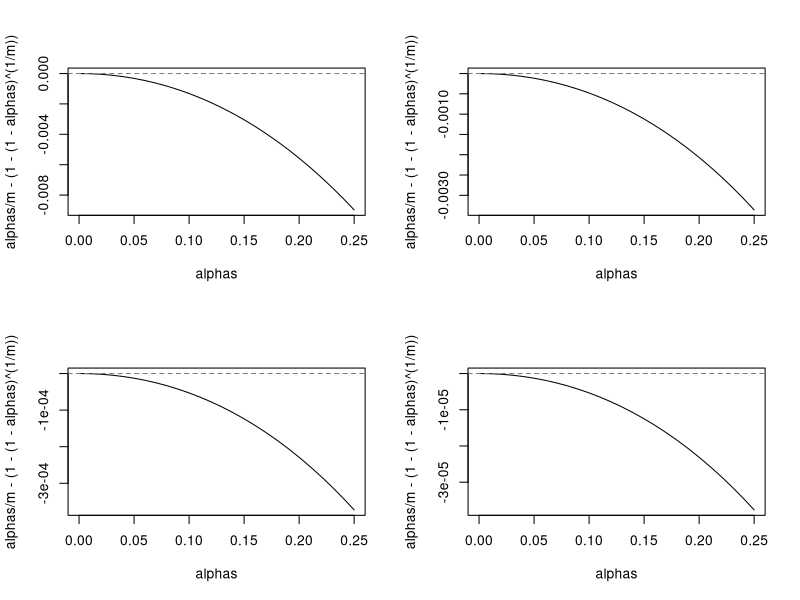

Write the R code that produced this figure. (Note: this script raises an error after producing the figure.)
## ---- chunk 1
knitr::opts_chunk$set(echo = TRUE)
## ---- chunk 2
alphas <- seq(0,0.25,0.01)
par(mfrow=c(2,2))
for(m in c(2,10,100,1000)){
  plot(alphas,alphas/m - (1-(1-alphas)^(1/m)),type="l")
  abline(h=0,col=2,lty=2)
}

#Note that for small values of $\alpha$ the difference between these cutoffs are very similar.
## ---- chunk 3
set.seed(1)
B <- 10000 # number of simulations
m <- 8793 #8,793 t-tests for which the null is true
alpha <- 0.05
pvals <- matrix(runif(B*m,0,1),B,m)
k <- alpha / m
mistakes <- rowSums(pvals < k) 
mean(mistakes > 0)
## ---- chunk 4
set.seed(1)
B <- 10000
m <- 8793
k <- 1 - (1-alpha)^(1/m)

mistakes <- replicate(B, {
    pvals <- runif(m, 0, 1)
    sum(pvals < k)
})
mean(mistakes > 0)

#or
# set.seed(1)
# B <- 10000
# m <- 8793
# alpha <- 0.05
# pvals <- matrix(runif(B*m,0,1),B,m)
# k <- (1-(1-alpha)^(1/m))
# mistakes <- rowSums(pvals<k) 
# mean(mistakes>0)
